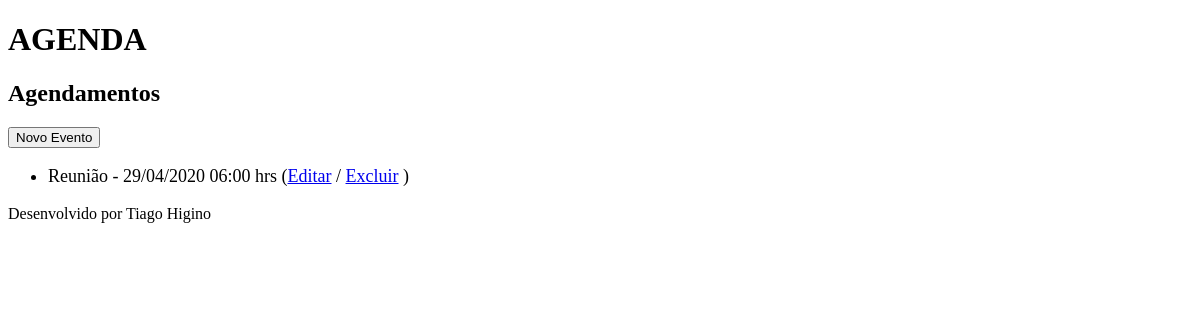
The page /agenda/ (signed in) on the database as committed earlier.
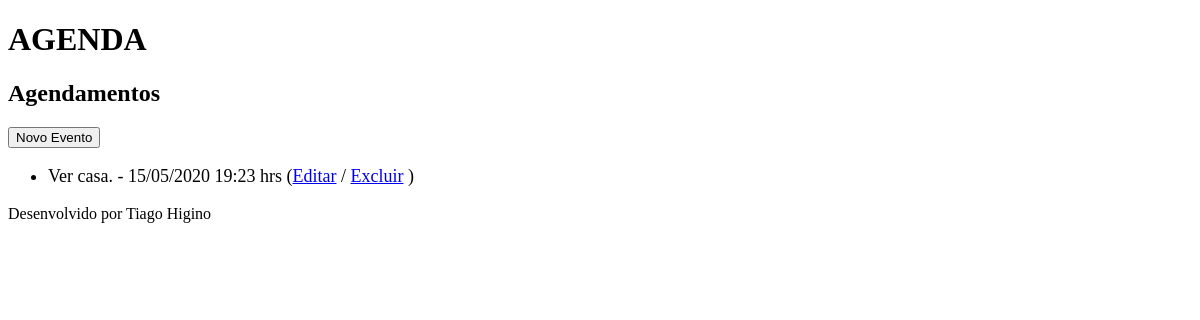
The same page on the database as committed later.
### core/models.py (models this page shows, shortened)
class Evento(models.Model):
    titulo = models.CharField(max_length=100)
    descricao = models.TextField(blank=True, null=True)
    data_evento = models.DateTimeField(verbose_name='Data do Evento')
    data_criacao = models.DateTimeField(auto_now=True)
    usuario = models.ForeignKey(User, on_delete=models.CASCADE)
    class Meta:
        db_table = 'evento'
    def get_data_evento(self):
        return self.data_evento.strftime('%d/%m/%Y %H:%M hrs')
    def get_evento_atrasado(self):
        if self.data_evento < datetime.now():
            return True
        else:
            return False

### core/views.py (the view)
# urls.py: path('agenda/', views.lista_eventos),
@login_required(login_url='/login/')
def lista_eventos(request):
    usuario = request.user
    data_atual = datetime.now() - timedelta(hours=1)
    evento = Evento.objects.filter(usuario=usuario,data_evento__gt=data_atual )
    dados = {'eventos' : evento}
    return render(request, 'agenda.html', dados)

### templates/agenda.html (shortened to what this page needs)
{% extends "model-page.html" %}
{% block content %}
    <h2>Agendamentos</h2>
    <a href="evento/">
        <button type="button">Novo Evento</button>
    </a>
    <ul style="font-size: 18px">
    {% for evento in eventos %}
        <li>
            <div style=>
            {{ evento.titulo }} - {{ evento.get_data_evento }}
            (<a href="evento/?id={{ evento.id }}">Editar</a>
            / <a href="evento/delete/{{ evento.id }}/">Excluir</a> )
        </li>
    {% endfor %}
    </ul>
{% endblock %}

### templates/model-page.html
<!DOCTYPE html>
<html lang="en">
<head>
    {% include "model-header.html" %}
</head>
<body>
    {% block content %} {% endblock %}
    {% include "model-footer.html" %}
</body>
</html>

### templates/model-header.html (shortened to what this page needs)
    <h1>AGENDA</h1>

### templates/model-footer.html
<p>Desenvolvido por Tiago Higino</p>

Rows that differ between the two databases and show on the page:
removed Evento: titulo "Reunião", get_data_evento "29/04/2020 06:00 hrs"
added Evento: titulo "Ver casa.", get_data_evento "15/05/2020 19:23 hrs"
